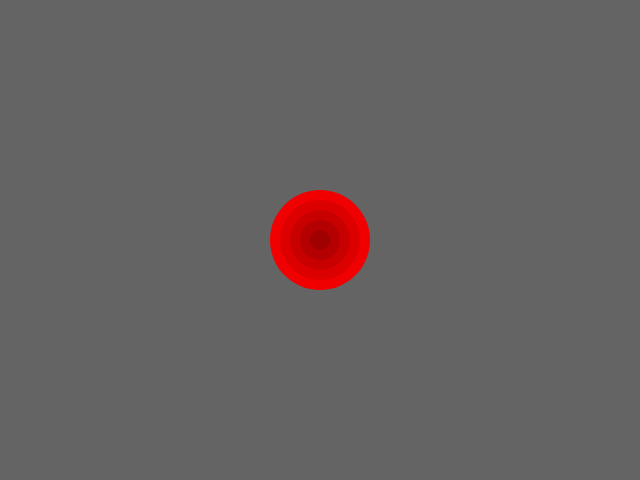
Frame 1 (no input)
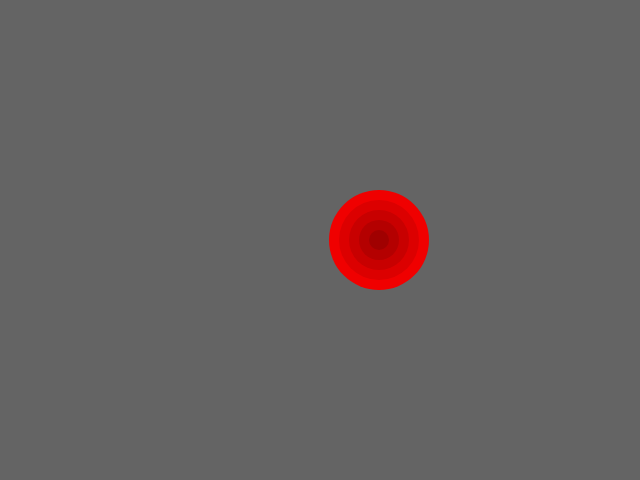
Frame 60 (no input)
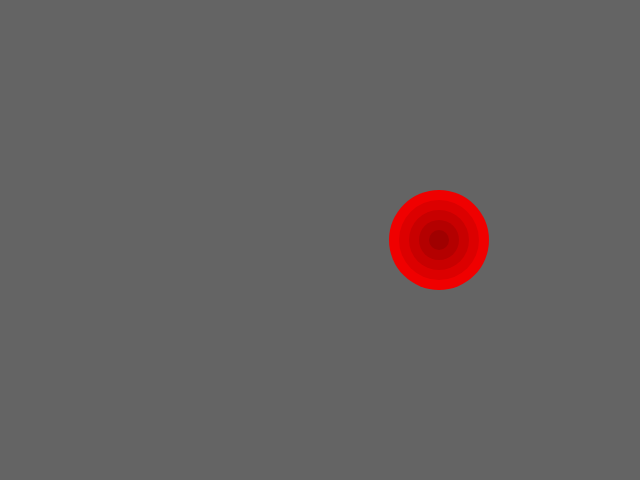
Frame 120 (the mouse pressed at the canvas centre since frame 60)

The p5.js sketch that drew these frames (run headless with seeded random() and noise() and a simulated clock; from frame 60 on, the mouse is pressed at the canvas centre):

// p5.js sketch
// ── sketch.js
var xPosition = 320;
var yPosition = 240
function setup() {
  createCanvas(640, 480);
  noStroke();
}

function draw() {
  background(100);
  ellipseMode(CENTER);
  
  fill (240, 0, 0);
  ellipse(xPosition, yPosition, 100, 100);

  fill (220, 0, 0);
  ellipse(xPosition, yPosition, 80, 80);

  fill (200, 0, 0);
  ellipse(xPosition, yPosition, 60, 60);

  fill (180, 0, 0);
  ellipse(xPosition, yPosition, 40, 40);

  fill (160, 0, 0);
  ellipse(xPosition, yPosition, 20, 20);

  xPosition = xPosition + 1;
}
